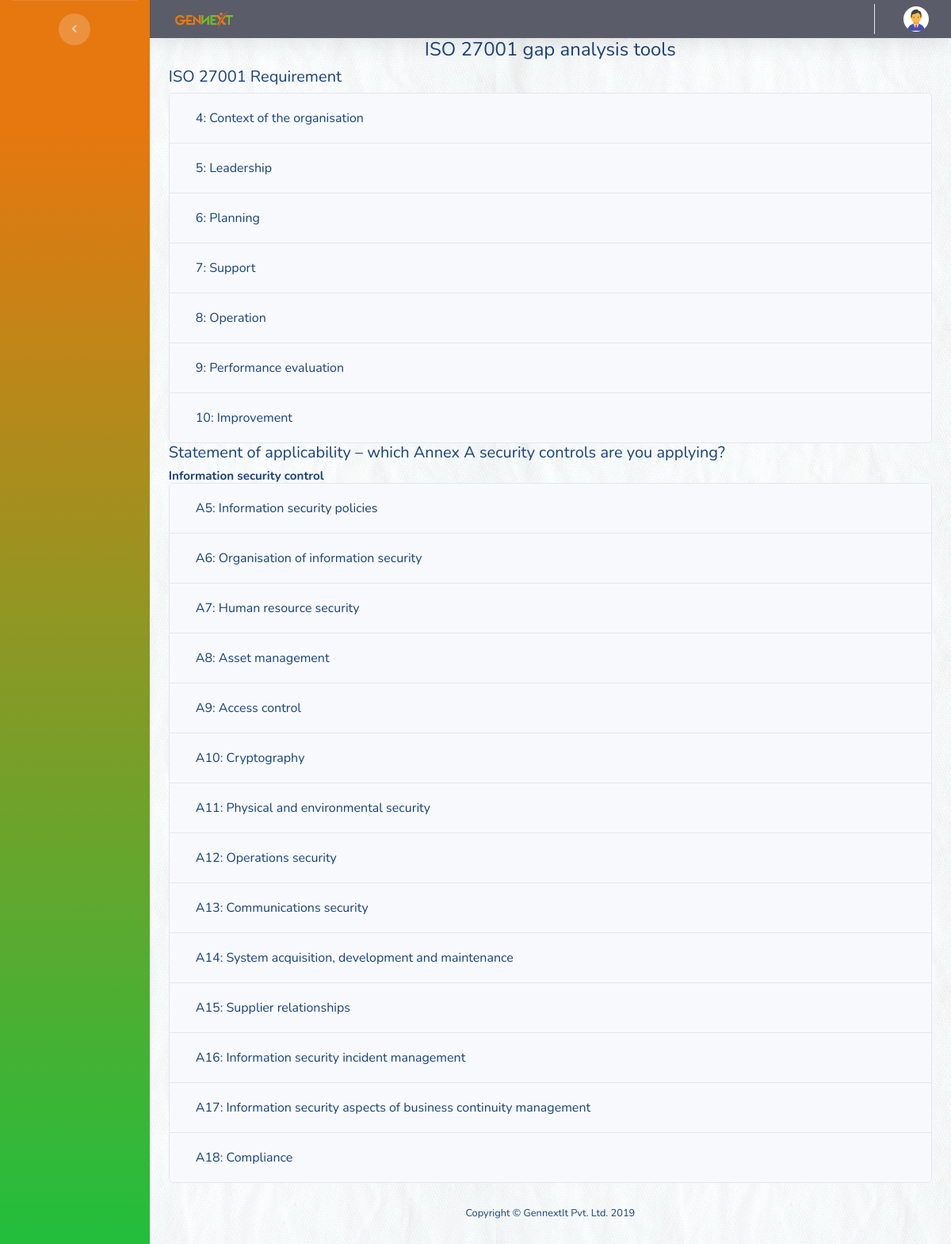
The page /index.php/loginauth/ISO_27001_gap_analysis on the database its author committed.
### tables this page shows
CREATE TABLE `mainsection` (
  `id` int(11) NOT NULL,
  `title` varchar(200) NOT NULL,
  `clause_section` varchar(20) NOT NULL,
  `tag_type` text NOT NULL
);

### application/controllers/Loginauth.php (called while the page is built, shortened)
<?php
class Loginauth extends CI_Controller
{
	public function ISO_27001_gap_analysis()
	{
		$title="ISO 27001 requirement";
		$annex_title="Annex A controls";
		$data['main_content'] =	$this->MainModel->selectAllFromWhere('mainsection', array('tag_type'=>$title, ));
		$data['annex_content'] =	$this->MainModel->selectAllFromWhere('mainsection', array('tag_type'=>$annex_title, ));
		$this->load->view('common_view/header');
		$this->load->view('common_view/nav');
		$this->load->view('isoanalysistool',$data);
		$this->load->view('common_view/footer');
	}
}

### index.php (called while the page is built, shortened)
<?php
require_once BASEPATH.'core/CodeIgniter.php';

### application/models/MainModel.php (called while the page is built, shortened)
<?php
class MainModel extends ci_model
{
    public function selectAllFromWhere($tableName = null, $condition = null, $order_col = null)
    {
        $query = $this->db->get_where($tableName, $condition)->result_array();
        $this->db->order_by($order_col, "asc");
        if ($query != null) {
            return $this->db->affected_rows() ? $query : FALSE;
        } else {
            return FALSE;
        }
    }
}

### application/views/isoanalysistool.php (the view, shortened to what this page needs)
<h2 class="text-center mb-2"> ISO 27001 gap analysis tools</h2>
<div class="container">
	<h3>ISO 27001 Requirement</h3>
	<div class="accordion" id="accordionExample">
		<?php
		for ($i = 0; $i < count($main_content); $i++) {
			?>
			<div class="card">
				<div class="card-header" id="headingOne">
					<h2 class="mb-0">
						<button class="btn btn-link main_heading" id="<?php echo $main_content[$i]['clause_section']; ?>" type="button" data-toggle="collapse" data-target="#collapse<?php echo ($i + 1); ?>" aria-expanded="true" aria-controls="collapse<?php echo ($i + 1); ?>">
							<?php echo ($main_content[$i]['clause_section']) . ": " . $main_content[$i]['title']; ?>
						</button>
					</h2>
				</div>
			</div>
		<?php } ?>
	</div>
</div>
<div class="container">
	<h3>Statement of applicability – which Annex A security controls are you applying?</h3>
	<b>Information security control</b>
	<div class="accordion" id="accordionExample">
		<?php
		for ($i = 0; $i < count($annex_content); $i++) {
			?>
			<div class="card">
				<div class="card-header" id="headingOne">
					<h2 class="mb-0">
						<button class="btn btn-link main_heading" id="<?php echo $annex_content[$i]['clause_section']; ?>" type="button" data-toggle="collapse" data-target="#collapse<?php echo ($i + 1); ?>" aria-expanded="true" aria-controls="collapse<?php echo ($i + 1); ?>">
							<?php echo ($annex_content[$i]['clause_section']) . ": " . $annex_content[$i]['title']; ?>
						</button>
					</h2>
				</div>
			</div>
		<?php } ?>
	</div>
</div>

### assets/css/style.css (style rules this page uses)
.mb-0 { margin-bottom: 0px !important; }

### rows shown on the page
mainsection: clause_section "4", title "Context of the organisation"
mainsection: clause_section "5", title "Leadership"
mainsection: clause_section "6", title "Planning"
mainsection: clause_section "7", title "Support"
mainsection: clause_section "8", title "Operation"
mainsection: clause_section "9", title "Performance evaluation"
mainsection: clause_section "10", title "Improvement"
mainsection: clause_section "A5", title "Information security policies"
mainsection: clause_section "A6", title "Organisation of information security"
mainsection: clause_section "A7", title "Human resource security"
mainsection: clause_section "A8", title "Asset management"
mainsection: clause_section "A9", title "Access control"
mainsection: clause_section "A10", title "Cryptography"
mainsection: clause_section "A11", title "Physical and environmental security"
mainsection: clause_section "A12", title "Operations security"
mainsection: clause_section "A13", title "Communications security"
mainsection: clause_section "A14", title "System acquisition, development and maintenance"
mainsection: clause_section "A15", title "Supplier relationships"
mainsection: clause_section "A16", title "Information security incident management"
mainsection: clause_section "A17", title "Information security aspects of business continuity management"
mainsection: clause_section "A18", title "Compliance"
